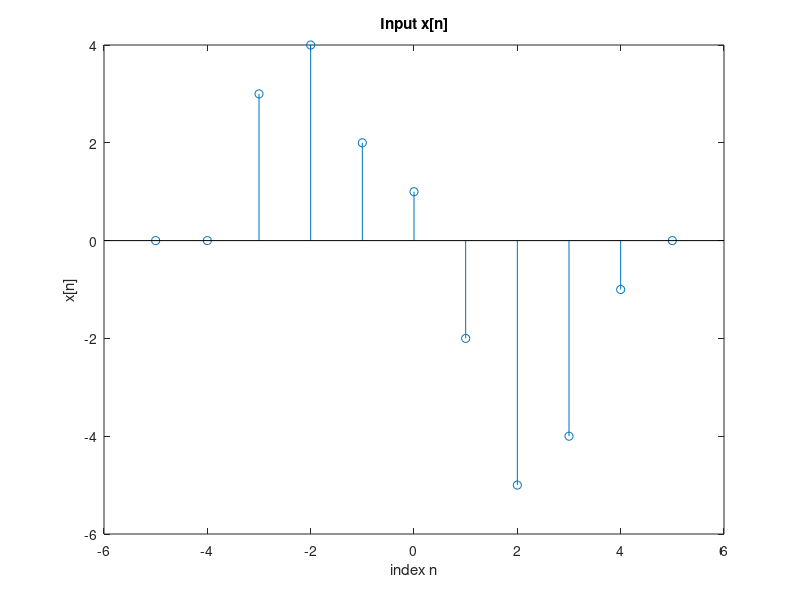

Write MATLAB code to recreate this figure. (Note: this script raises an error after producing the figure.)
% Code from Kevin Zhang (400319666) for Memory

%Test case 1

%sets up the discrete steps (n) and the inputs (x)
n1 = -5:5;
x1 = [0,0,3,4,2,1,-2,-5,-4,-1,0];

%creates the plot from the input and the discrete steps. also sets up the x
%and y axis titles
figure
stem(n1,x1)
title('Input x[n]')
xlabel('index n')
ylabel('x[n]')

%inputs the inputs(x) into the system and assign it to output(y)
y1 = system3(n1,x1);

%Plots the output values
figure
stem(n1,y1)
title('Output y[n]')
xlabel('index n')
ylabel('y[n]')

%%

%test case 2

%In this test case, we change the fourth number

%sets up the discrete steps (n) and the inputs (x)
n2 = -5:5;
x2 = [0,0,3,-2,2,1,-2,-5,-4,-1,0];

%creates the plot from the input and the discrete steps. also sets up the x
%and y axis titles
figure
stem(n2,x2)
title('Input x[n]')
xlabel('index n')
ylabel('x[n]')

%inputs the inputs(x) into the system and assign it to output(y)
y2 = system3(n2,x2);

%Plots the output values
figure
stem(n2,y2)
title('Output y[n]')
xlabel('index n')
ylabel('y[n]')

%%

%test case 3

%In this second test case, we change the second last number

%sets up the discrete steps (n) and the inputs (x)
n3 = -5:5;
x3 = [0,0,3,-2,2,1,-2,-5,-4,5,0];

%creates the plot from the input and the discrete steps. also sets up the x
%and y axis titles
figure
stem(n3,x3)
title('Input x[n]')
xlabel('index n')
ylabel('x[n]')

%inputs the inputs(x) into the system and assign it to output(y)
y3 = system3(n3,x3);

%Plots the output values
figure
stem(n3,y3)
title('Output y[n]')
xlabel('index n')
ylabel('y[n]')

